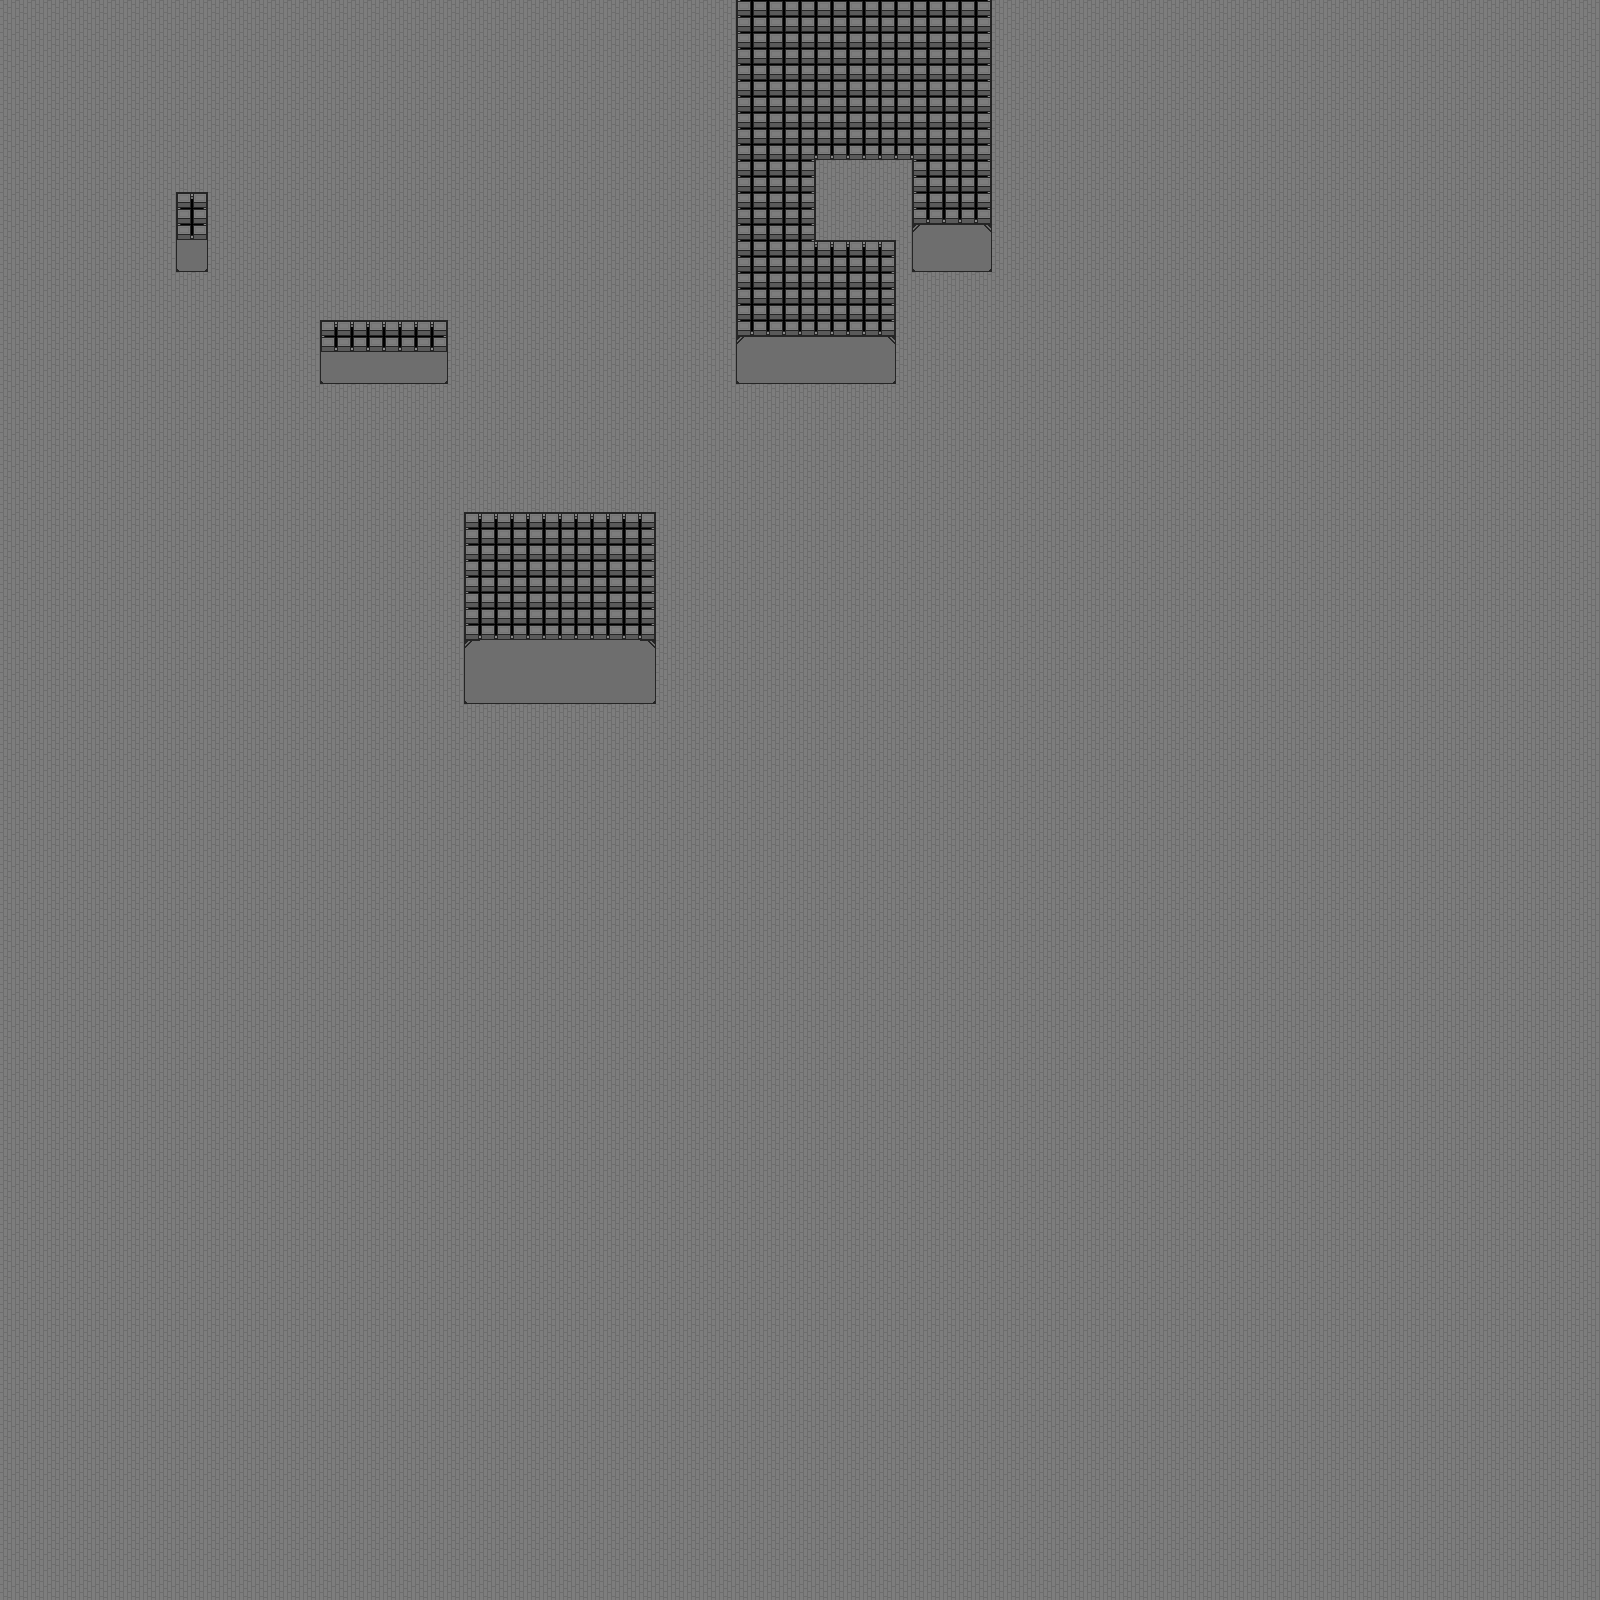

This is a level from a 2D game, rendered from its Tiled map with the project's own tilesets. A one-line summary and the map file follow, with tile-layer data summarised:
An orthogonal 100x100 tile map with 16x16 px tiles, 2 tile layers (Tile Layer 1, Light).

<map version="1.2" tiledversion="1.2.4" orientation="orthogonal" renderorder="right-down" width="100" height="100" tilewidth="16" tileheight="16" infinite="0" backgroundcolor="#000000" nextlayerid="3" nextobjectid="1">
 <tileset firstgid="1" source="test.tsx" />
 <layer id="1" name="Tile Layer 1" width="100" height="100">
  <data>[10000 cells, 9749 non-empty, 21 distinct tile ids]</data>
 </layer>
 <layer id="2" name="Light" width="100" height="100">
  <data>[10000 cells, 383 non-empty, 1 distinct tile ids]</data>
 </layer>
</map>
